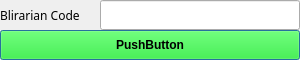
<?xml version="1.0" encoding="UTF-8"?>
<ui version="4.0">
 <class>blirariancofirm</class>
 <widget class="QDialog" name="blirariancofirm">
  <property name="geometry">
   <rect>
    <x>0</x>
    <y>0</y>
    <width>300</width>
    <height>60</height>
   </rect>
  </property>
  <property name="windowTitle">
   <string>Dialog</string>
  </property>
  <widget class="QLabel" name="label">
   <property name="geometry">
    <rect>
     <x>0</x>
     <y>0</y>
     <width>100</width>
     <height>30</height>
    </rect>
   </property>
   <property name="font">
    <font>
     <family>Lucida Calligraphy</family>
    </font>
   </property>
   <property name="text">
    <string>Blirarian Code</string>
   </property>
  </widget>
  <widget class="QLineEdit" name="lineEdit">
   <property name="geometry">
    <rect>
     <x>100</x>
     <y>0</y>
     <width>200</width>
     <height>30</height>
    </rect>
   </property>
  </widget>
  <widget class="QPushButton" name="pushButton">
   <property name="geometry">
    <rect>
     <x>0</x>
     <y>30</y>
     <width>300</width>
     <height>30</height>
    </rect>
   </property>
   <property name="font">
    <font>
     <weight>75</weight>
     <bold>true</bold>
    </font>
   </property>
   <property name="styleSheet">
    <string notr="true">background-color: rgb(0, 255, 0);</string>
   </property>
   <property name="text">
    <string>PushButton</string>
   </property>
  </widget>
 </widget>
 <resources/>
 <connections/>
</ui>
